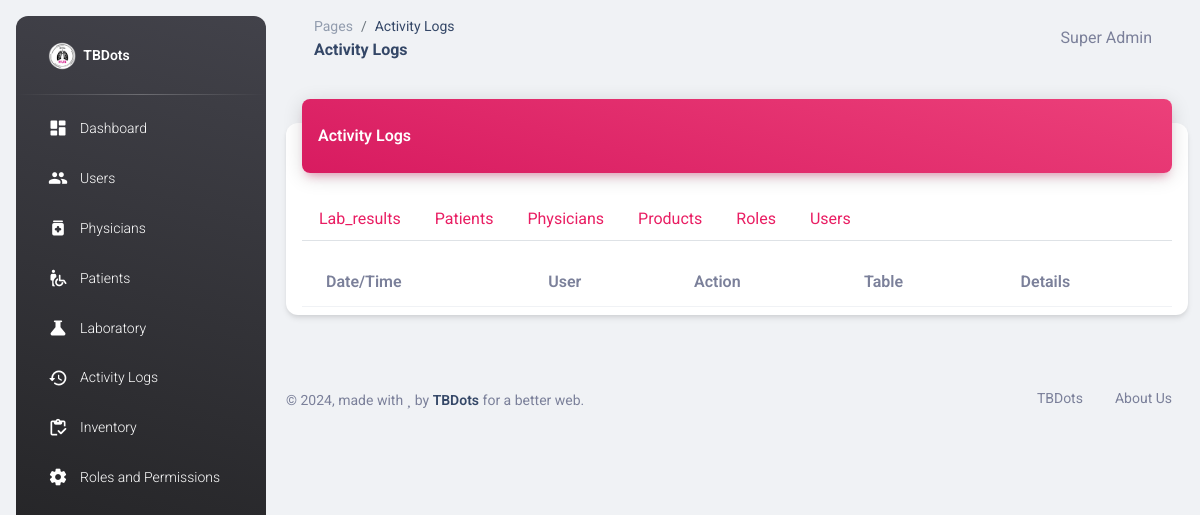
Page /activity_logs.php?table=inventory (signed in) on the earlier database version.
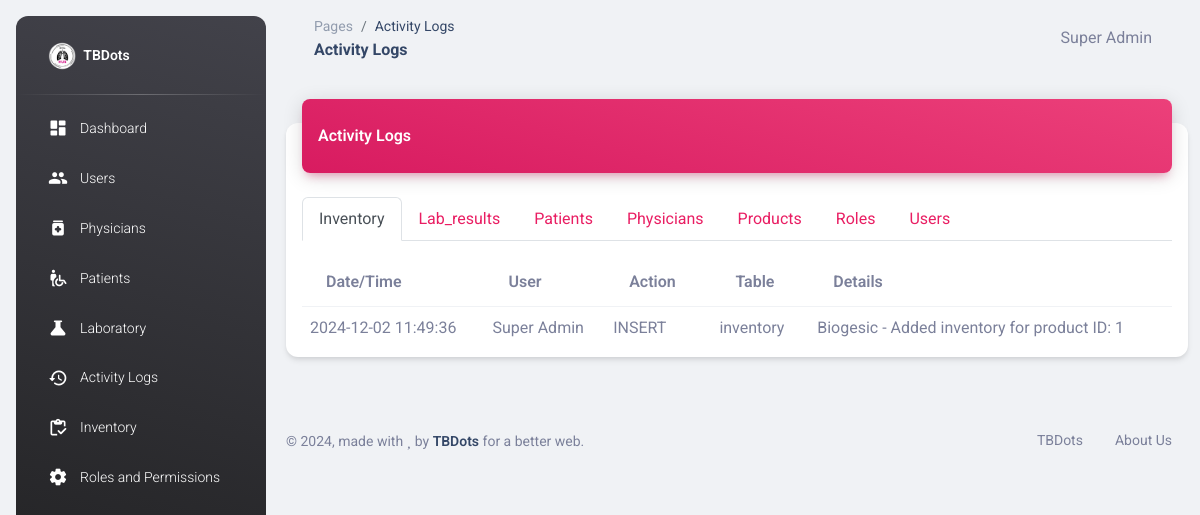
Same page on the later database version.
### tables this page shows
CREATE TABLE IF NOT EXISTS `activity_logs` (
  `id` int NOT NULL AUTO_INCREMENT,
  `user_id` int NOT NULL,
  `action` varchar(50) DEFAULT NULL,
  `table_name` varchar(50) NOT NULL,
  `record_id` int NOT NULL,
  `details` text,
  `created_at` timestamp NOT NULL DEFAULT CURRENT_TIMESTAMP,
  PRIMARY KEY (`id`),
  KEY `FK_logs_user` (`user_id`),
  CONSTRAINT `FK_logs_user` FOREIGN KEY (`user_id`) REFERENCES `users` (`id`)
);

CREATE TABLE IF NOT EXISTS `users` (
  `id` int NOT NULL AUTO_INCREMENT,
  `username` varchar(50) NOT NULL,
  `password` text NOT NULL,
  `first_name` text NOT NULL,
  `last_name` text NOT NULL,
  `role` int NOT NULL DEFAULT '0',
  `updated_at` timestamp NOT NULL DEFAULT CURRENT_TIMESTAMP,
  `created_at` timestamp NOT NULL DEFAULT CURRENT_TIMESTAMP ON UPDATE CURRENT_TIMESTAMP,
  PRIMARY KEY (`id`),
  KEY `FK_users_roles` (`role`),
  CONSTRAINT `FK_users_roles` FOREIGN KEY (`role`) REFERENCES `roles` (`id`) ON DELETE CASCADE ON UPDATE CASCADE
);

### activity_logs.php (the view, shortened to what this page needs)
<?php
require_once "connection/db.php";
include_once('head.php');
$action_filter = $_GET['action'] ?? '';
$table_filter = $_GET['table'] ?? 'all';
$date_filter = $_GET['date'] ?? '';
$search = $_GET['search'] ?? '';
$query = "
    SELECT al.*, u.first_name, u.last_name,
    -- For inventory logs
    CASE
        WHEN al.table_name = 'inventory' THEN p.brand_name
        -- For lab results logs
        WHEN al.table_name = 'lab_results' THEN pat.fullname
        -- For products logs
        WHEN al.table_name = 'products' THEN p2.brand_name
        ELSE NULL
    END as related_name
    FROM activity_logs al
    LEFT JOIN users u ON al.user_id = u.id
    -- Join for inventory logs
    LEFT JOIN inventory i ON (al.table_name = 'inventory' AND al.record_id = i.id)
    LEFT JOIN products p ON i.product_id = p.id
    -- Join for lab results logs
    LEFT JOIN lab_results lr ON (al.table_name = 'lab_results' AND al.record_id = lr.id)
    LEFT JOIN patients pat ON lr.patient_id = pat.id
    -- Join for products logs
    LEFT JOIN products p2 ON (al.table_name = 'products' AND al.record_id = p2.id)
    WHERE 1=1
    AND al.action != 'DELETE'
";
if ($table_filter) {
    $query .= " AND al.table_name = '" . $conn->real_escape_string($table_filter) . "'";
}
$query .= " ORDER BY al.created_at DESC";
$result = $conn->query($query);
$tables_query = "SELECT DISTINCT table_name FROM activity_logs ORDER BY table_name";
$tables_result = $conn->query($tables_query);
$available_tables = [];
while ($table = $tables_result->fetch_assoc()) {
    $available_tables[] = $table['table_name'];
}
?>
<body class="g-sidenav-show bg-gray-200">
  <?php include_once('sidebar.php'); ?>
  <main class="main-content position-relative max-height-vh-100 h-100 border-radius-lg">
    <?php include_once('navbar.php'); ?>
    <div class="container-fluid py-4">
      <div class="row">
        <div class="col-12">
          <div class="card my-4">
            <div class="card-header p-0 position-relative mt-n4 mx-3 z-index-2">
              <div class="bg-gradient-primary shadow-primary border-radius-lg pt-4 pb-3">
                <h6 class="text-white text-capitalize ps-3">Activity Logs</h6>
              </div>
            </div>
            <div class="card-body px-3 pb-2">
              <ul class="nav nav-tabs mb-3" id="activityTabs" role="tablist">
                  <?php foreach ($available_tables as $table): ?>
                  <li class="nav-item" role="presentation">
                      <a class="nav-link <?= $table_filter === $table ? 'active' : '' ?>"
                         href="?table=<?= urlencode($table) ?><?= $action_filter ? '&action='.$action_filter : '' ?><?= $date_filter ? '&date='.$date_filter : '' ?><?= $search ? '&search='.$search : '' ?>">
                          <?= ucfirst($table) ?>
                      </a>
                  </li>
                  <?php endforeach; ?>
              </ul>
              <div class="table-responsive">
                <table class="table align-items-center mb-0">
                  <thead>
                    <tr>
                      <th>Date/Time</th>
                      <th>User</th>
                      <th>Action</th>
                      <th>Table</th>
                      <th>Details</th>
                    </tr>
                  </thead>
                  <tbody>
                    <?php while($row = $result->fetch_assoc()): ?>
                      <tr>
                        <td><?= date('Y-m-d H:i:s', strtotime($row['created_at'])) ?></td>
                        <td><?= htmlspecialchars($row['first_name'] . ' ' . $row['last_name']) ?></td>
                        <td><?= $row['action'] ?></td>
                        <td><?= $row['table_name'] ?></td>
                        <td>
                          <?php if ($row['related_name']): ?>
                            <?= htmlspecialchars($row['related_name']) ?> -
                          <?php endif; ?>
                          <?= htmlspecialchars($row['details']) ?>
                        </td>
                      </tr>
                    <?php endwhile; ?>
                  </tbody>
                </table>
              </div>
            </div>
          </div>
        </div>
      </div>
    </div>
    <?php include_once('footer.php'); ?>
  </main>
</body>
</html>

Differences in the rows shown:
added activity_logs: created_at "2024-12-02 11:49:36", user.last_name "Super Admin", action "INSERT", table_name "inventory", related_name "Biogesic", details "Added inventory for product ID: 1"
Other differences:
new list line: "Inventory"
